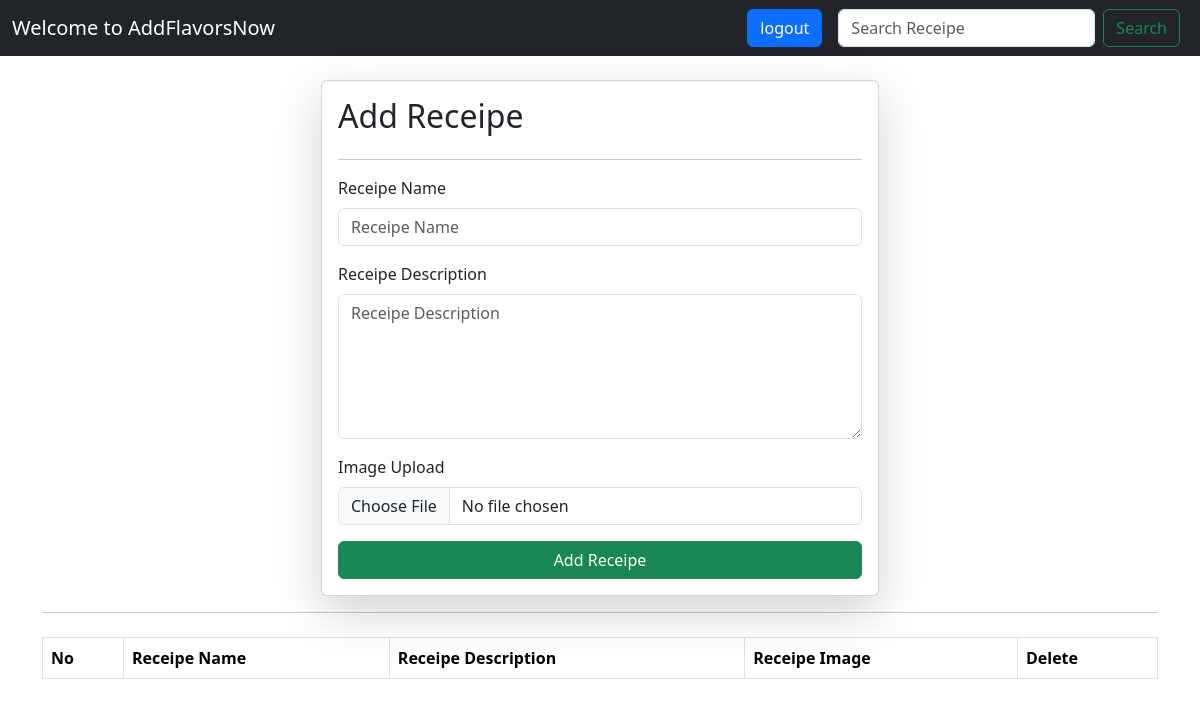
Page /recepies/ (signed in) on the earlier database version.
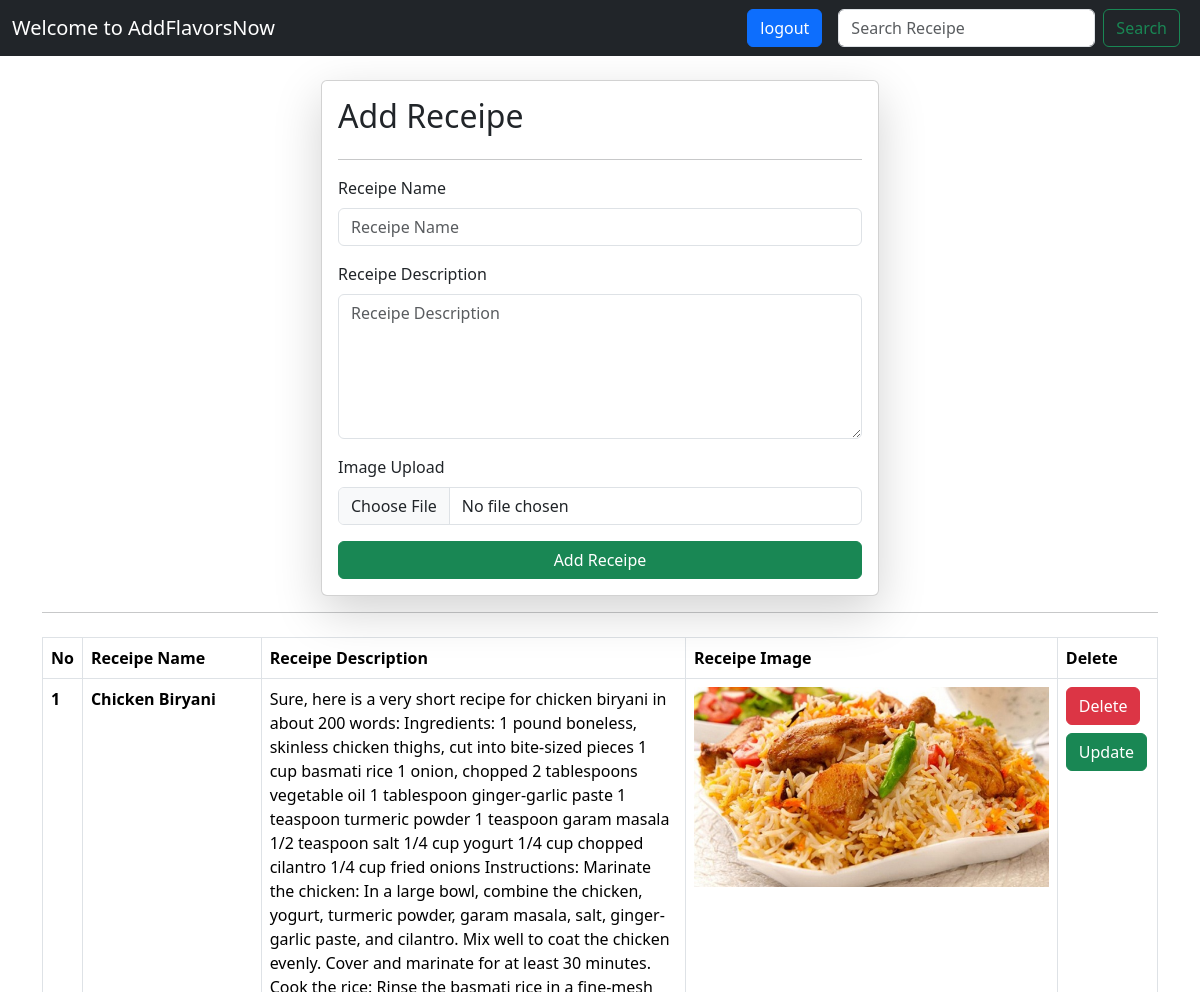
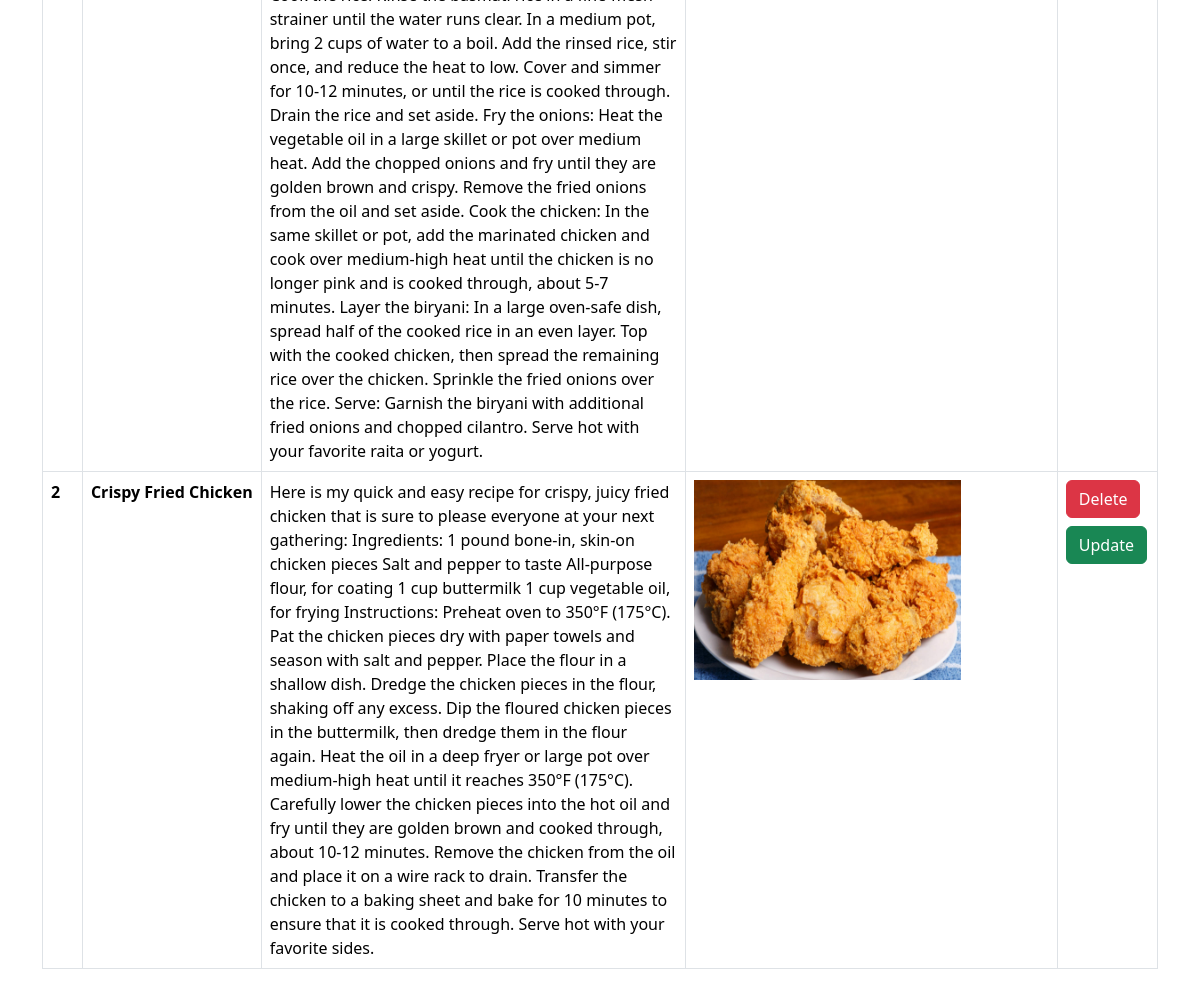
Same page on the later database version (2 pictures, top to bottom).
### vege/models.py (models this page shows, shortened)
class RecipeName(models.Model):
    user = models.ForeignKey(User, on_delete=models.SET_NULL, null=True, blank=True)
    recipe_name = models.CharField(max_length=50)
    recipe_desciption = models.TextField(max_length=1000)
    recipe_image = models.ImageField(upload_to="recepies")

### vege/views.py (the view, shortened to what this page needs)
# urls.py: path("recepies/", include("vege.urls")),
@login_required(login_url="/recepies/login")
def recepies(request):
    queryset = RecipeName.objects.all()
    if request.GET.get('search'):
        queryset = queryset.filter(recipe_name__icontains=request.GET.get('search'))
    context = {'recipes':queryset}
    return render(request, "vege/index.html",context)

### vege/templates/vege/index.html (shortened to what this page needs)
{% extends "vege/base.html"%}
{% block body %}
<div class="container my-4">
  <form class="col-6 mx-auto card p-3 shadow-lg " method="post" enctype="multipart/form-data">
    <h2> Add Receipe </h2>
    <hr>
    <div class="mb-3">
      <label for="exampleFormControlInput1" class="form-label">Receipe Name</label>
      <input type="text" name="recipe_name" required class="form-control" placeholder="Receipe Name">
    </div>
    <div class="mb-3">
      <label for="exampleFormControlTextarea1" class="form-label">Receipe Description</label>
      <textarea class="form-control" required name="recipe_desciption" placeholder="Receipe Description" rows="3"
        spellcheck="false" style="height: 145px;"></textarea>
    </div>
    <div class="mb-3">
      <label for="exampleFormControlTextarea1" class="form-label">Image Upload </label>
      <input type="file" required name="recipe_image" class="form-control">
    </div>
    <button type="submit" class="btn btn-success">Add Receipe</button>
  </form>
<hr>
  <table class="table table-bordered my-4">
    <thead>
      <tr>
        <th scope="col">No</th>
        <th scope="col">Receipe Name</th>
        <th scope="col">Receipe Description</th>
        <th scope="col">Receipe Image</th>
        <th scope="col">Delete</th>
      </tr>
    </thead>
    <tbody>
      {% for i in recipes %}
      <tr>
        <th scope="row">{{forloop.counter}}</th>
        <td style="white-space: nowrap;"><b>{{i.recipe_name}}</b></td>
        <td>{{i.recipe_desciption}}</td>
        <td>
          <img src = "/media/{{i.recipe_image}}" style="height: 200px;">
        </td>
        <td>
          <a href="/recepies/delete/{{i.id}}" class="btn btn-danger">Delete</a>
          <a href="/recepies/update/{{i.id}}" class="btn btn-success my-2">Update</a>
        </td>
      </tr>
      {% endfor %}
    </tbody>
  </table>
</div>
{% endblock %}

### vege/templates/vege/base.html (shortened to what this page needs)
<!DOCTYPE html>
<html lang="en">
<head>
  <link href="https://cdn.jsdelivr.net/npm/bootstrap@5.3.2/dist/css/bootstrap.min.css" rel="stylesheet">
</head>
<nav class="navbar navbar-dark bg-dark">
  <div class="container-fluid">
    <a href="/recepies" class="navbar-brand">Welcome to AddFlavorsNow</a>
    <form class="d-flex" role="search">
      {% if request.user.is_authenticated %}
      <a href="/recepies/logout" type="submit" class="btn btn-primary mx-3">logout</a>
      {% else %}
      <a href="/recepies/login" type="submit" class="btn btn-primary mx-3">login</a>
      {% endif %}
      <input type="text" name="search" class="form-control" placeholder="Search Receipe">
      <button class="btn btn-outline-success mx-2" type="submit">Search</button>
    </form>
  </div>
</nav>
<body>
    {% block body %}
    {% endblock %}
</body>
</html>

Differences in the rows shown:
added RecipeName: recipe_name "Chicken Biryani", recipe_desciption "Sure, here is a very short recipe for chicken biryani in about 200 words: Ingredients: 1 pound boneless, skinless chicken thighs, cut into bite-sized pieces 1 cup basmati rice 1 onion, chopped 2 tablespoons vegetable oil 1 tablespoon ginger-garlic paste 1 teaspoon turmeric powder 1 teaspoon garam masala 1/2 teaspoon salt 1/4 cup yogurt 1/4 cup chopped cilantro 1/4 cup fried onions Instructions: Marinate the chicken: In a large bowl, combine the chicken, yogurt, turmeric powder, garam masala, salt, ginger-garlic paste, and cilantro. Mix well to coat the chicken evenly. Cover and marinate for at least 30 minutes. Cook the rice: Rinse the basmati rice in a fine-mesh strainer until the water…", recipe_image (picture)
added RecipeName: recipe_name "Crispy Fried Chicken", recipe_desciption "Here is my quick and easy recipe for crispy, juicy fried chicken that is sure to please everyone at your next gathering: Ingredients: 1 pound bone-in, skin-on chicken pieces Salt and pepper to taste All-purpose flour, for coating 1 cup buttermilk 1 cup vegetable oil, for frying Instructions: Preheat oven to 350°F (175°C). Pat the chicken pieces dry with paper towels and season with salt and pepper. Place the flour in a shallow dish. Dredge the chicken pieces in the flour, shaking off any excess. Dip the floured chicken pieces in the buttermilk, then dredge them in the flour again. Heat the oil in a deep fryer or large pot over medium-high heat until it reaches 350°F (175°C). Carefully lower…", recipe_image (picture)
